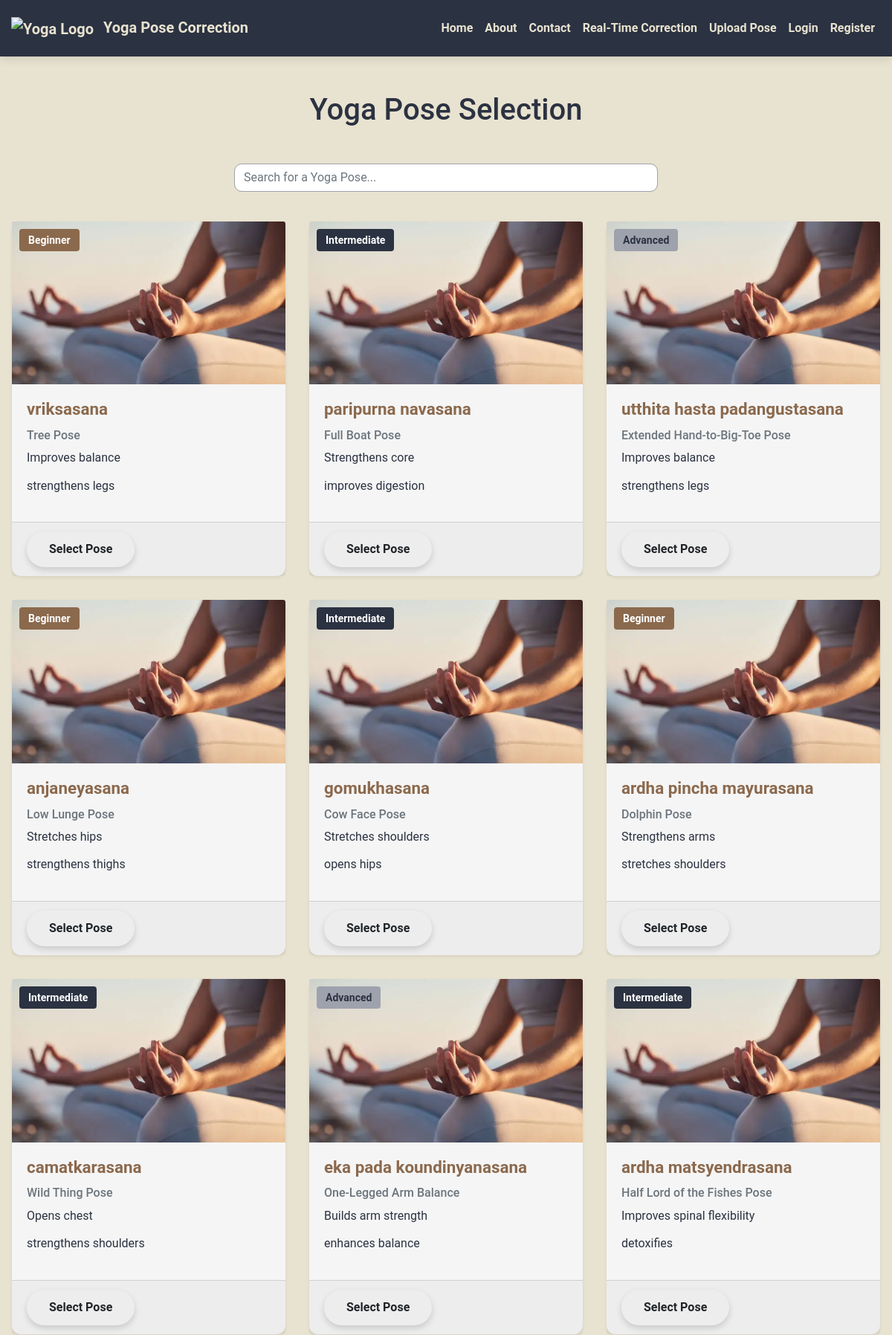
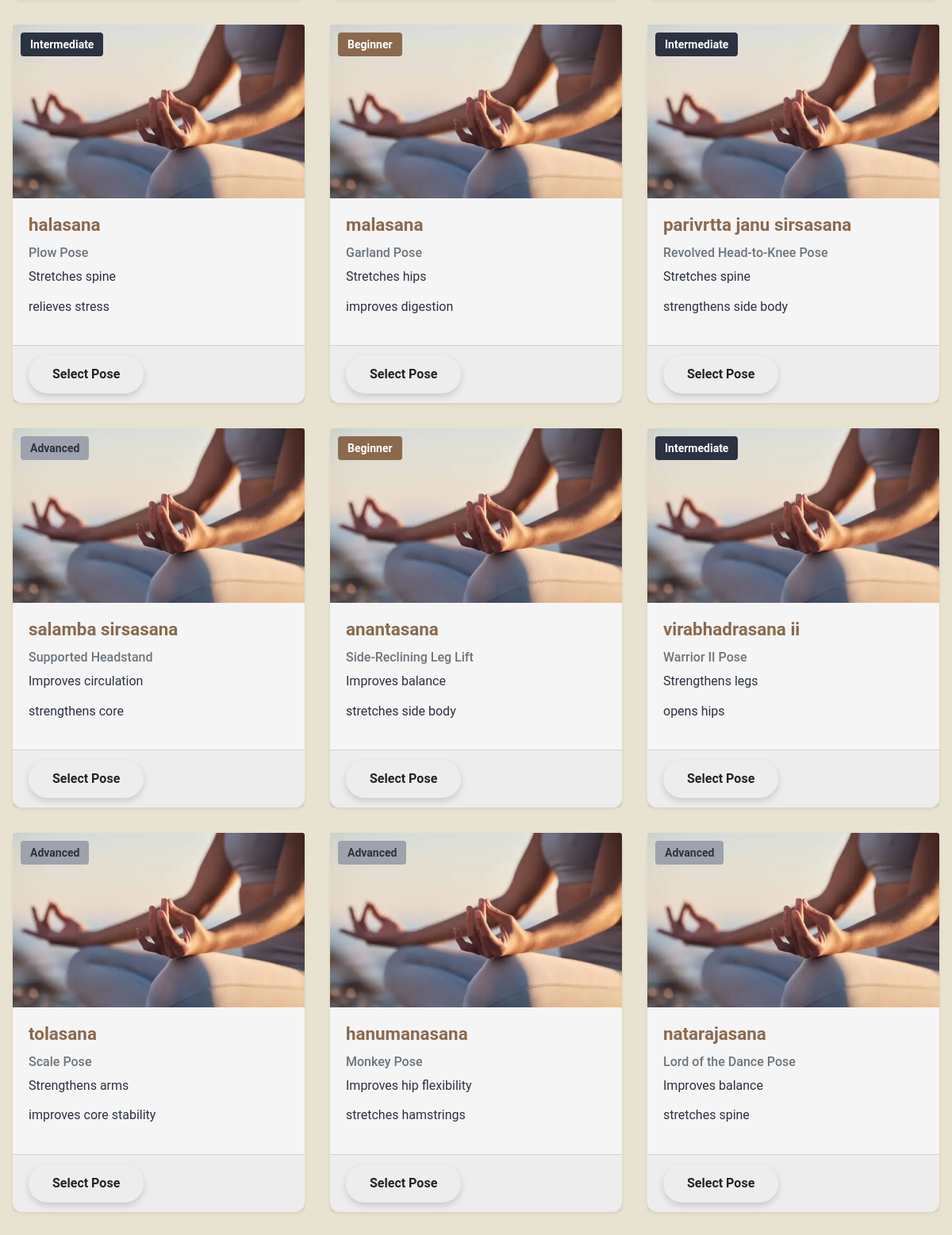
Page /pose/ (upper part) on the committed database (2 pictures, top to bottom).
### pose_selection/models.py (models this page shows, shortened)
class YogaPoseDetails(models.Model):
    pose_name = models.CharField(max_length=100, unique=True)
    english_name = models.CharField(max_length=100)
    benefits = models.TextField()
    level = models.CharField(max_length=20)
    hold_duration = models.CharField(max_length=20)

### pose_selection/views.py (the view)
# urls.py: path('pose/', views.yoga_poses, name='yoga_poses'),
def yoga_poses(request):
    poses = YogaPoseDetails.objects.all()
    for pose in poses:
        pose.benefits = pose.benefits.split(',')
    context = {
        'poses': poses,
    }
    return render(request, 'pose_selection/yoga_poses.html', context)

### pose_selection/templates/pose_selection/yoga_poses.html (shortened to what this page needs)
{% extends 'base.html' %}
{% load static %}
{% block content %}
<div class="container">
    <h1 class="my-5 text-center">Yoga Pose Selection</h1>
    <div class="row justify-content-center mb-4">
        <div class="col-md-6">
            <input type="text" id="searchInput" class="form-control" placeholder="Search for a Yoga Pose..."
                onkeyup="filterPoses()">
        </div>
    </div>
    <div class="row g-4" id="poseContainer">
        {% for pose in poses %}
        <div class="col-md-4 pose-card p-3" data-name="{{ pose.pose_name|lower }} {{ pose.english_name|lower }}">
            <div class="card shadow-sm h-100">
                <div class="position-relative">
                    <img src="{% static 'images/istockphoto-1459538299-612x612.webp' %}" class="card-img-top"
                        alt="Yoga Pose">
                    <span class="badge position-absolute" style="top: 10px; left: 10px; padding: 8px 12px; font-size: 14px;
                        {% if pose.level == 'Beginner' %} background-color: #8B694D; color: white;
                        {% elif pose.level == 'Intermediate' %} background-color: #2B3241; color: white;
                        {% elif pose.level == 'Advanced' %} background-color: #9EA2AD; color: #2B3241;
                        {% else %} background-color: #E8E2D0; color: #2B3241; {% endif %}">
                        {{ pose.level }}
                    </span>
                </div>
                <div class="card-body">
                    <h5 class="card-title">{{ pose.pose_name }}</h5>
                    <h6 class="text-muted">{{ pose.english_name }}</h6>
                    <ul class="list-unstyled">
                        {% for benefit in pose.benefits %}
                        <li>{{ benefit }}</li>
                        {% endfor %}
                    </ul>
                </div>
                <div class="card-footer">
                    <a href="{% url 'yoga_details' pose_name=pose.pose_name  %}" class="btn btn">Select Pose</a>
                </div>
            </div>
        </div>
        {% endfor %}
    </div>
</div>
{% endblock %}

### static/css/style.css (style rules this page uses)
body { font-family: 'Roboto', sans-serif; background: #E8E2D0; color: #2B3241; margin: 0; padding: 0; line-height: 1.6; }
.btn { font-weight: bold; padding: 12px 30px; border: none; border-radius: 50px; font-size: 1rem; transition: all 0.3s ease-in-out; box-shadow: 0 4px 8px rgba(0, 0, 0, 0.15); cursor: pointer; }
.card { border: none; border-radius: 12px; transition: all 0.3s ease-in-out; box-shadow: 0 4px 12px rgba(0, 0, 0, 0.1); background: #F5F5F5; color: #2B3241; }
.card-title { color: #8B694D; font-weight: bold; font-size: 1.4rem; }
.list-unstyled { padding-left: 0; }
.list-unstyled li { display: flex; align-items: center; margin-bottom: 12px; }
.form-control { border-radius: 10px; border: 1px solid #9EA2AD; }
@media (min-width: 1200px) { .container, .container-lg, .container-md, .container-sm, .container-xl { max-width: 1400px; margin: 0 auto; } }
@media (min-width: 576px) { .container, .container-sm { max-width: 1000px !important; } }
@media (min-width: 768px) { .container, .container-md { max-width: 1100px !important; } }
@media (min-width: 992px) { .container, .container-lg { max-width: 1200px !important; } }
@media (min-width: 1200px) { .container, .container-xl { max-width: 1400px !important; } }

### templates/base.html (style rules this page uses)
html, body { height: 100%; margin: 0; }
body { display: flex; flex-direction: column; }

### pose_selection/templates/pose_selection/yoga_poses.html (style rules this page uses)
.pose-card { transition: all 0.3s ease-in-out; }

### rows in the picture
YogaPoseDetails: level "Beginner", pose_name "vriksasana", english_name "Tree Pose", benefits "Improves balance" "strengthens legs"
YogaPoseDetails: level "Intermediate", pose_name "paripurna navasana", english_name "Full Boat Pose", benefits "Strengthens core" "improves digestion"
YogaPoseDetails: level "Advanced", pose_name "utthita hasta padangustasana", english_name "Extended Hand-to-Big-Toe Pose", benefits "Improves balance" "strengthens legs"
YogaPoseDetails: level "Beginner", pose_name "anjaneyasana", english_name "Low Lunge Pose", benefits "Stretches hips" "strengthens thighs"
YogaPoseDetails: level "Intermediate", pose_name "gomukhasana", english_name "Cow Face Pose", benefits "Stretches shoulders" "opens hips"
YogaPoseDetails: level "Beginner", pose_name "ardha pincha mayurasana", english_name "Dolphin Pose", benefits "Strengthens arms" "stretches shoulders"
YogaPoseDetails: level "Intermediate", pose_name "camatkarasana", english_name "Wild Thing Pose", benefits "Opens chest" "strengthens shoulders"
YogaPoseDetails: level "Advanced", pose_name "eka pada koundinyanasana", english_name "One-Legged Arm Balance", benefits "Builds arm strength" "enhances balance"
YogaPoseDetails: level "Intermediate", pose_name "ardha matsyendrasana", english_name "Half Lord of the Fishes Pose", benefits "Improves spinal flexibility" "detoxifies"
YogaPoseDetails: level "Intermediate", pose_name "halasana", english_name "Plow Pose", benefits "Stretches spine" "relieves stress"
YogaPoseDetails: level "Beginner", pose_name "malasana", english_name "Garland Pose", benefits "Stretches hips" "improves digestion"
YogaPoseDetails: level "Intermediate", pose_name "parivrtta janu sirsasana", english_name "Revolved Head-to-Knee Pose", benefits "Stretches spine" "strengthens side body"
YogaPoseDetails: level "Advanced", pose_name "salamba sirsasana", english_name "Supported Headstand", benefits "Improves circulation" "strengthens core"
YogaPoseDetails: level "Beginner", pose_name "anantasana", english_name "Side-Reclining Leg Lift", benefits "Improves balance" "stretches side body"
YogaPoseDetails: level "Intermediate", pose_name "virabhadrasana ii", english_name "Warrior II Pose", benefits "Strengthens legs" "opens hips"
YogaPoseDetails: level "Advanced", pose_name "tolasana", english_name "Scale Pose", benefits "Strengthens arms" "improves core stability"
YogaPoseDetails: level "Advanced", pose_name "hanumanasana", english_name "Monkey Pose", benefits "Improves hip flexibility" "stretches hamstrings"
YogaPoseDetails: level "Advanced", pose_name "natarajasana", english_name "Lord of the Dance Pose", benefits "Improves balance" "stretches spine"
